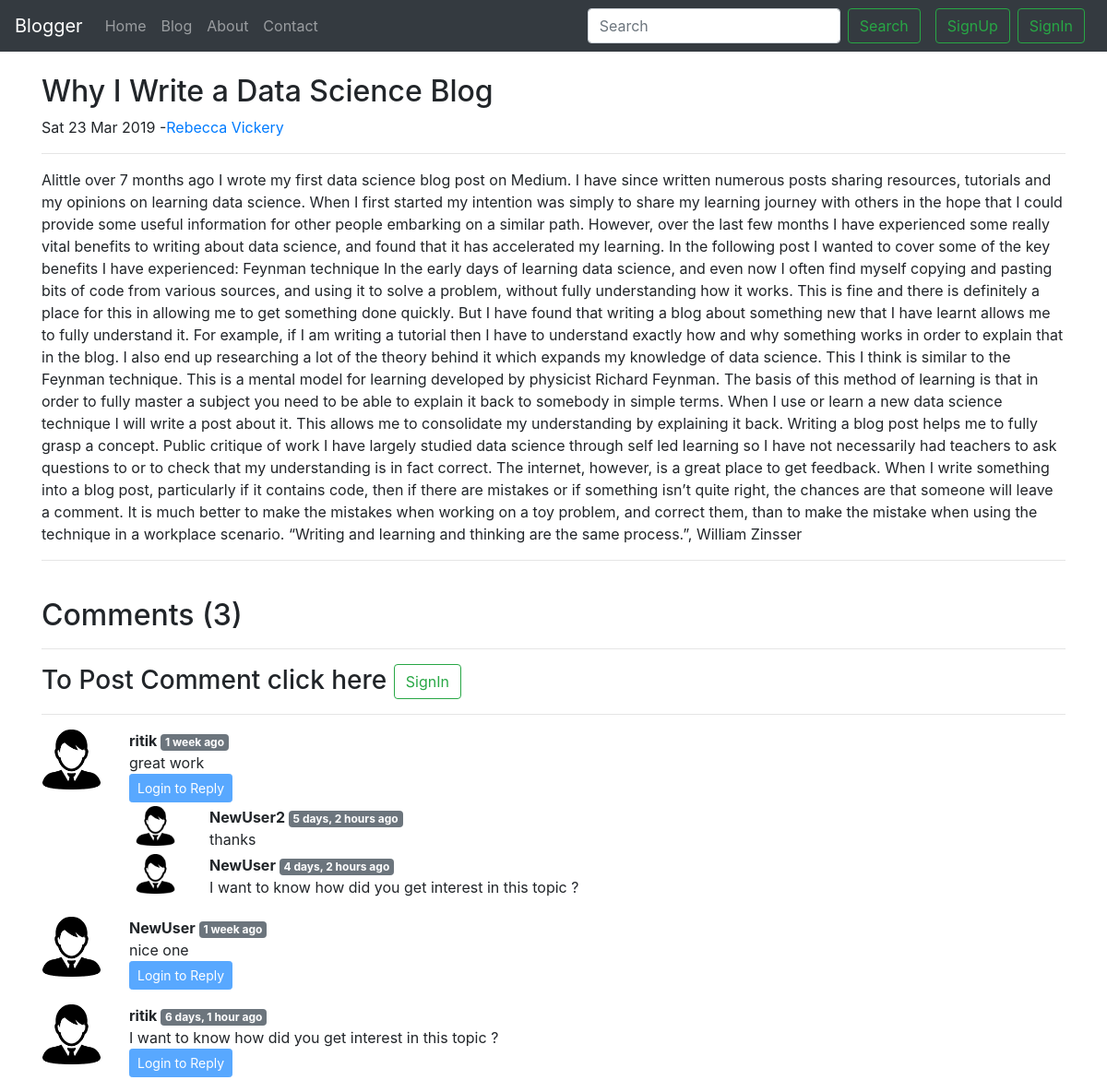
Before: /blog/Why I Write a Data Science Blog/ with the older database file.
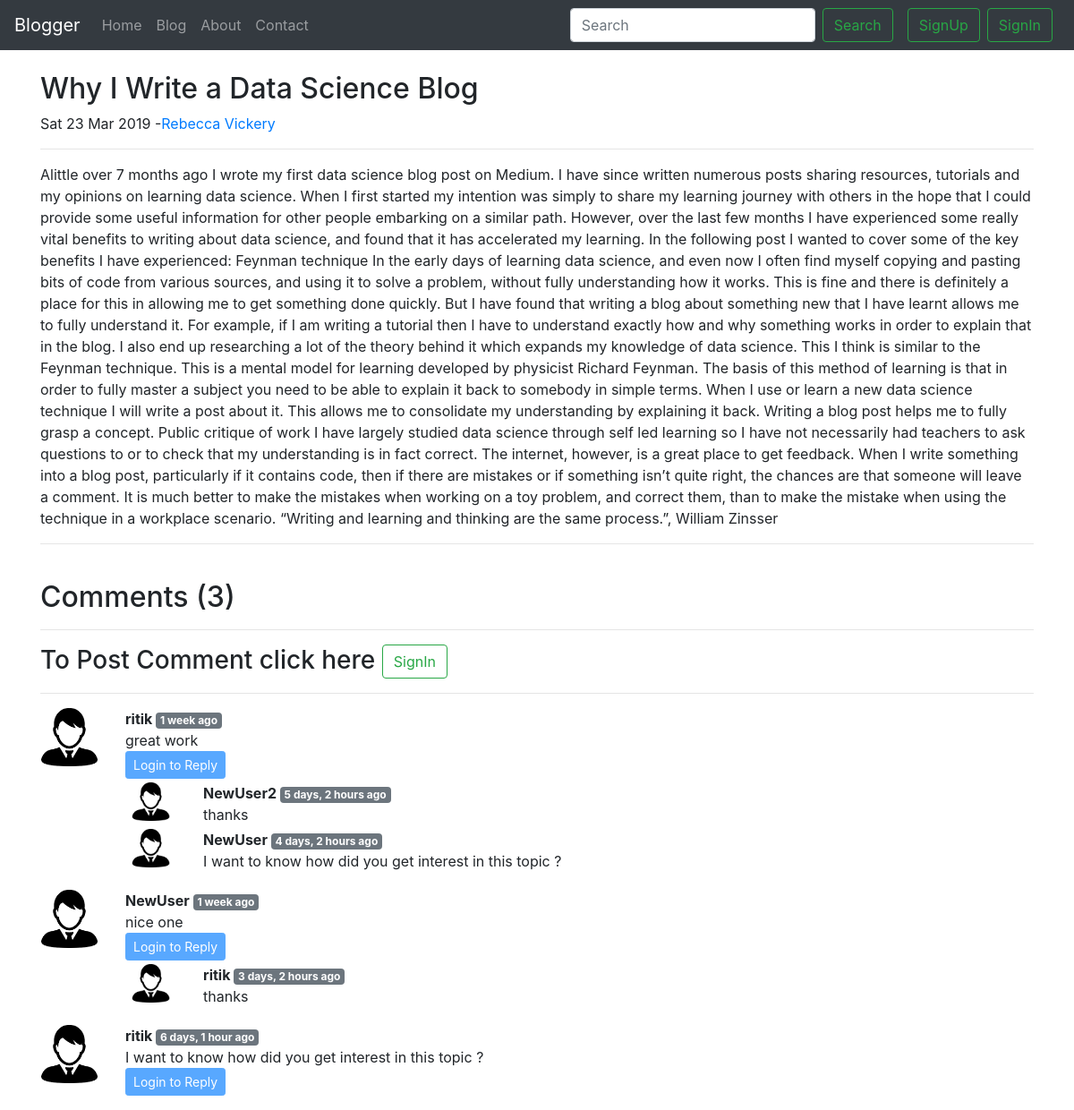
After: the same page with the newer database file.
### blog/models.py (models this page shows, shortened)
class Post(models.Model):
    sno = models.AutoField(primary_key=True)
    title = models.CharField(max_length=250)
    content = models.TextField()
    author = models.CharField(max_length=20)
    slug = models.CharField(max_length=130, default='Anonymous')
    timeStamp = models.DateTimeField(blank=True)

class BlogComment(models.Model):
    sno = models.AutoField(primary_key=True)
    comment = models.TextField()
    user = models.ForeignKey(User, on_delete=models.CASCADE)
    post = models.ForeignKey(Post, on_delete=models.CASCADE)
    parent = models.ForeignKey('self', on_delete=models.CASCADE, null=True)
    timestamp = models.DateTimeField(default=now)

### blog/views.py (the view)
# urls.py: path('<str:slug>/', views.blogPost, name="blogPost"),
def blogPost(request, slug):
    post = Post.objects.filter(slug=slug).first()
    comments = BlogComment.objects.filter(post=post, parent=None)
    replies = BlogComment.objects.filter(post=post).exclude(parent=None)
    repDict = {}
    for reply in replies:
        if reply.parent.sno not in repDict.keys():
            repDict[reply.parent.sno] = [reply]
        else:
            repDict[reply.parent.sno].append(reply)
    context = {'post': post, 'comments': comments, 'replyDict': repDict}
    return render(request, 'blog/blogPost.html', context)

### blog/templatetags/extras.py (called while the page is built)
@register.filter(name='get_val')
def get_val(dict, key):
    return dict.get(key)

### templates/blog/blogPost.html (shortened to what this page needs)
{% extends 'base.html'%}
{% load static %}
{% load humanize %}
{% load extras %}
{% block body %}
<div class="container">
  <div class="row my-4">
    <div class="col blog-main">
      <div class="blog-post">
        <h2 class="blog-post-title">{{post.title}}</h2>
        <p class="blog-post-meta">{{post.timeStamp|date:"D d M Y"}} -<a href="/about">{{post.author}}</a></p>
        <hr>
        <p>{{post.content|safe}}</p>
        <hr>
      </div>
    </div>
  </div>
</div>
<div class="container">
  <h2>Comments ({{comments.count}})</h2>
  <div class="my-2">
    {% if user.is_authenticated %}
    <form action="/blog/postComment/" method="POST">
      {% csrf_token %}
      <div class="form-group">
        <label for="comment">Post Comment</label>
        <input type="text" class="form-control" name="comment" id="comment" placeholder="enter comment here">
      </div>
      <input type="hidden" name="postSno" value="{{post.sno}}">
      <input type="hidden" name="parentSno" value="">
      <button type="submit" class="btn btn-primary">Submit</button>
    </form>
    {% else %}
    <hr>
    <h3>To Post Comment click here <button type="button" class="btn btn-outline-success my-2 mr-2 my-sm-0"
        data-toggle="modal" data-target="#signinModal">
        SignIn
      </button> </h3>
    <hr>
    {% endif %}
  </div>
  {% for comment in comments%}
  <div class="row my-3">
    <div class="col-1"><img class="rounded mx-auto d-block w-100" src="/static/blog/user1.png" alt="user"></div>
    <div class="col-11">
      <b>{{comment.user.username}} <span class="badge badge-secondary">{{comment.timestamp | naturaltime}}</span> </b>
      <div>
        {{comment.comment}}
      </div>
      <div class="reply mx-0">
        {% if user.is_authenticated%}
        <button class="btn btn-sm btn-primary" type="button" data-toggle="collapse"
          data-target="#replyBox{{comment.sno}}" aria-expanded="false" aria-controls="replyBox{{comment.sno}}">
          Reply
        </button>
        {% else %}
        <button class="btn btn-sm btn-primary" type="button" data-toggle="collapse"
          data-target="#replyBox{{comment.sno}}" aria-expanded="false" aria-controls="replyBox{{comment.sno}}" disabled>
          Login to Reply
        </button>
        {% endif %}
        <div class="replies">
          {% for reply in replyDict|get_val:comment.sno %}
          <div class="row my-1">
            <div class="col-1">
              <img class="rounded mx-auto d-block w-75" src="/static/blog/user1.png" alt="user">
            </div>
            <div class="col-11">
              <b>{{reply.user.username}} <span class="badge badge-secondary">{{reply.timestamp | naturaltime}}</span>
              </b>
              <div>
                {{reply.comment}}
              </div>
            </div>
          </div>
          {%endfor%}
        </div>
      </div>
    </div>
  </div>
  {% endfor %}
</div>
{% endblock body %}

### templates/base.html (shortened to what this page needs)
<!DOCTYPE html>
<html lang="en">
<head>
    <link rel="stylesheet" href="https://stackpath.bootstrapcdn.com/bootstrap/4.5.0/css/bootstrap.min.css"
 />
</head>
<body>
    <nav class="navbar navbar-expand-lg navbar-dark bg-dark">
        <a class="navbar-brand" href="/">Blogger</a>
        <div class="collapse navbar-collapse" id="navbarSupportedContent">
            <ul class="navbar-nav mr-auto">
                <li class="nav-item {% block homeactive %}
                {% endblock homeactive %} ">
                    <a class="nav-link" href="/">Home <span class="sr-only">(current)</span></a>
                </li>
                <li class="nav-item {% block blogactive %}
                    {% endblock blogactive %}">
                    <a class="nav-link " href="/blog">Blog</a>
                </li>
                <li class="nav-item {% block aboutactive %}
                    {% endblock aboutactive %} ">
                    <a class="nav-link" href="/about">About</a>
                </li>
                <li class="nav-item {% block contactactive %}
                {% endblock contactactive %} ">
                    <a class="nav-link" href="/contact">Contact</a>
                </li>
            </ul>
            <form method="GET" action="/search/" class="form-inline my-2 my-lg-0">
                <input class="form-control mr-sm-2" type="search" placeholder="Search" aria-label="Search" name="query"
                    id="query" />
                <button class="btn btn-outline-success my-2 my-sm-0 mr-2" type="submit">
                    Search
                </button>
                {% if user.is_authenticated %}
                <ul class="navbar-nav mr-auto">
                    <li class="nav-item dropdown">
                        <a class="nav-link dropdown-toggle" href="#" id="navbarDropdown" role="button"
                            data-toggle="dropdown" aria-haspopup="true" aria-expanded="false">
                            Welcome! {{user.username}}
                        </a>
                        <div class="dropdown-menu" aria-labelledby="navbarDropdown">
                            <a class="dropdown-item" href="/logout">LogOut</a>
                        </div>
                    </li>
                </ul>
                {% else %}
                <button type="button" class="btn btn-outline-success my-2 mx-2 my-sm-0" data-toggle="modal"
                    data-target="#signupModal">
                    SignUp
                </button>
                <button type="button" class="btn btn-outline-success my-2 mr-2 my-sm-0" data-toggle="modal"
                    data-target="#signinModal">
                    SignIn
                </button>
                {% endif %}
            </form>
        </div>
    </nav>
    {% block body %}
    {%endblock%}
</body>
</html>

Changed rows visible on the page:
added BlogComment: user.username "ritik", timestamp "3 days, 2 hours ago", comment "thanks", shown under "NewUser"
